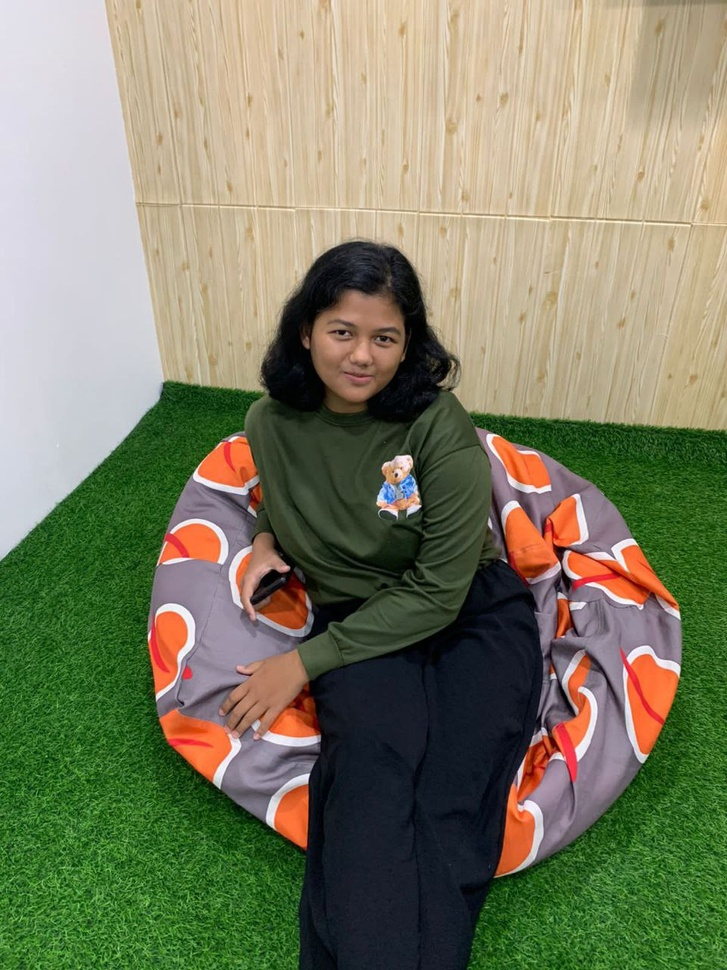
#> input picture Adinda_FLIP/adinda.jpg, 727 x 970 px, shrunk from 960 x 1280 before the run
$ python Adinda-Flip.py
#> lines starting #> are read from the running program, lines starting #| are printed output that depends on the picture
import cv2

load = cv2.imread('adinda.jpg', 1)
#> load is the input picture: shape (970, 727, 3); mean B, G, R 99.7, 126.9, 125.3
flip = cv2.flip(load, 0)
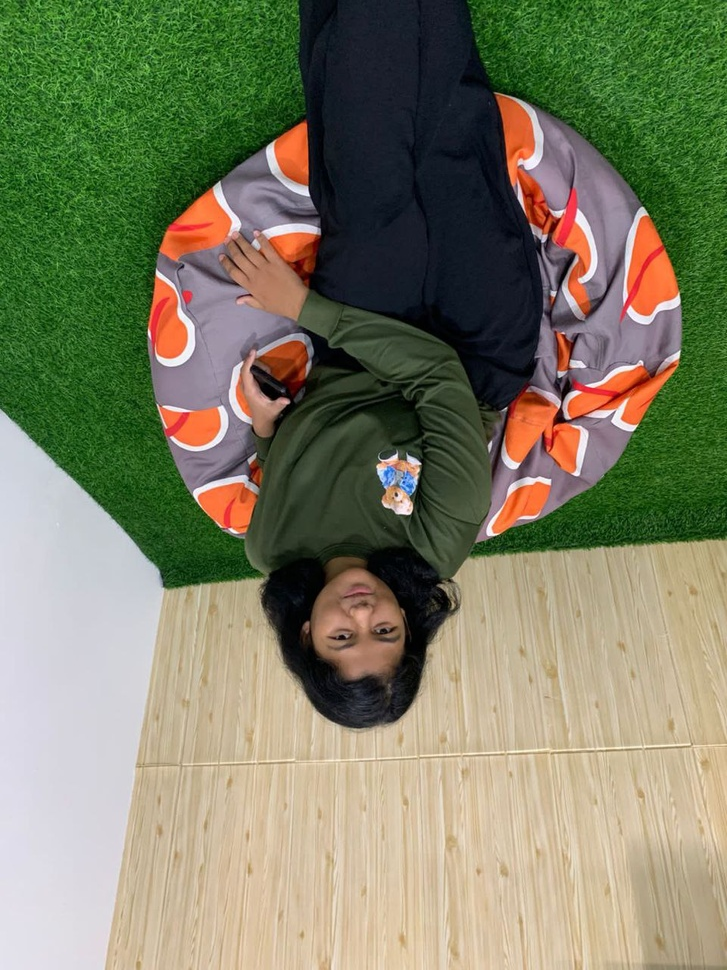
#> flip: shape (970, 727, 3); mean B, G, R 99.7, 126.9, 125.3
flip1 = cv2.flip(load, 1)
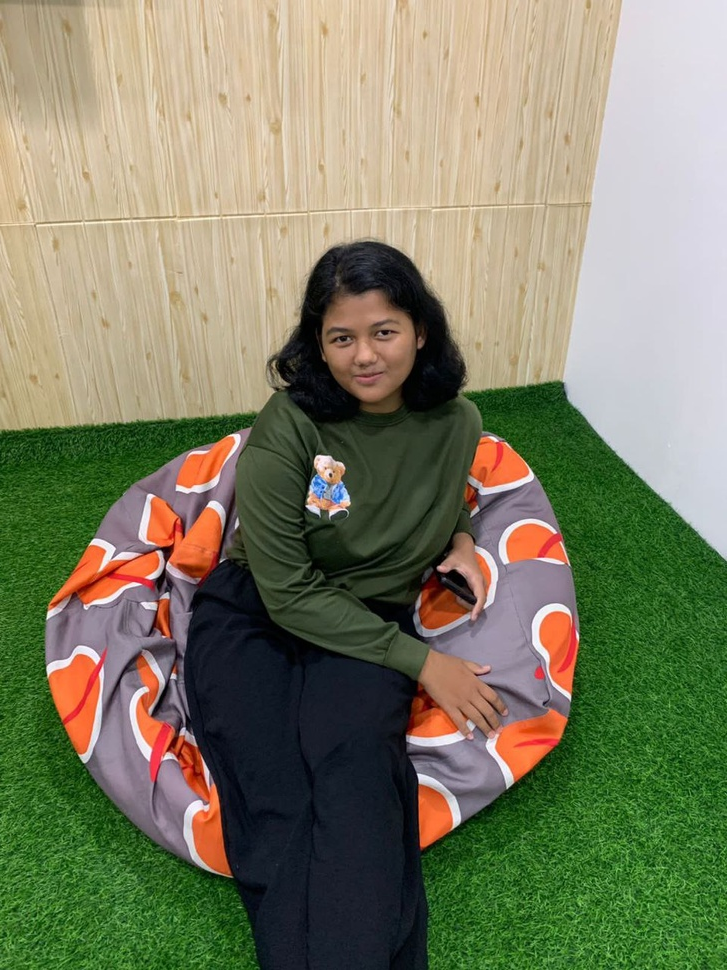
#> flip1: shape (970, 727, 3); mean B, G, R 99.7, 126.9, 125.3
flip2 = cv2.flip(load, 2)

cv2.imshow('Putar Gambar 0', flip)
cv2.imshow('Putar Gambar 1', flip1)
cv2.imshow('Putar Gambar 2', flip2)

#> (the run stopped early here; a loop or call above may not have finished)
